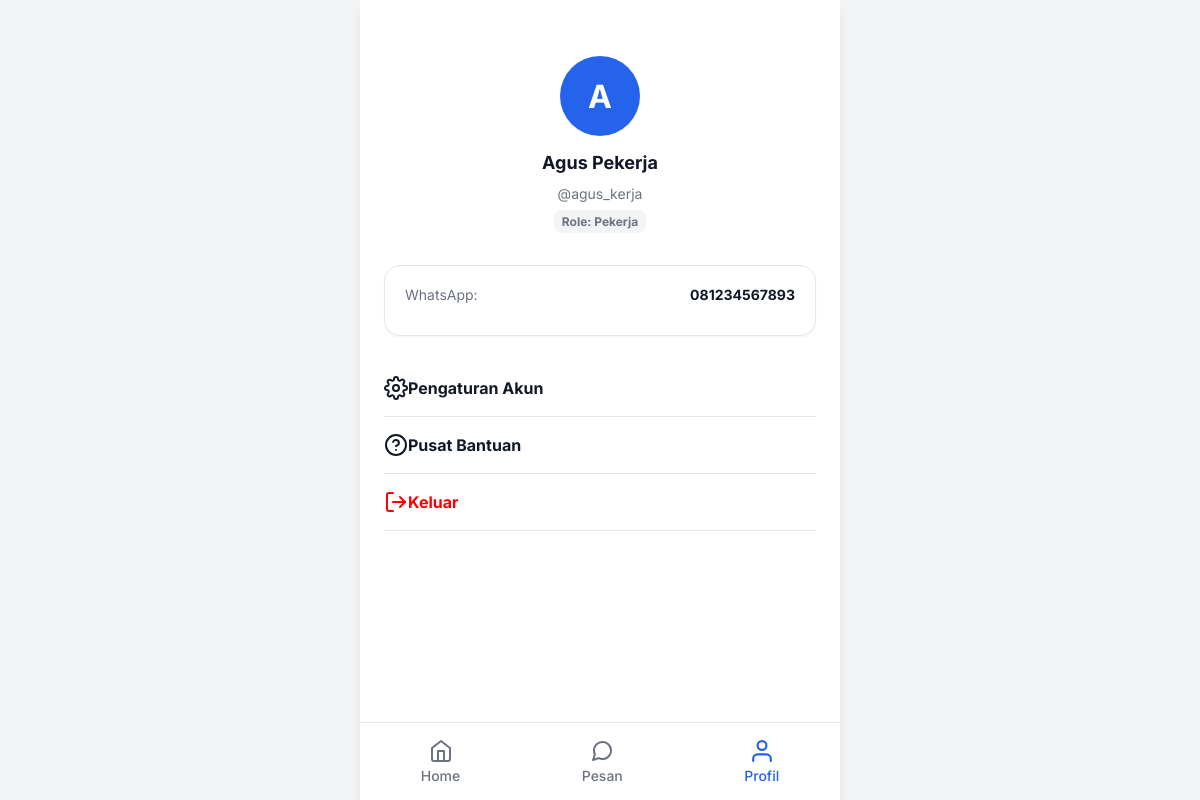
The page /profil.php (signed in) on the database its author committed.
### tables this page shows
CREATE TABLE IF NOT EXISTS users (
    id INT AUTO_INCREMENT PRIMARY KEY,
    nama VARCHAR(100) NOT NULL,
    whatsapp VARCHAR(20) NOT NULL,
    username VARCHAR(50) UNIQUE NOT NULL,
    password VARCHAR(255) NOT NULL,
    role ENUM('pelanggan', 'admin', 'desainer', 'pekerja', 'pemilik') NOT NULL DEFAULT 'pelanggan'
);

### profil.php (the view, shortened to what this page needs)
<?php
include 'koneksi.php';
$user_id = $_SESSION['user_id'];
$user_q = $conn->query("SELECT * FROM users WHERE id = $user_id");
$user = $user_q->fetch_assoc();
?>
<!DOCTYPE html>
<html lang="id">
<head>
    <link rel="stylesheet" href="style.css">
</head>
<body>
    <div class="mobile-container">
        <div class="content-area">
            <div class="profile-header">
                <div class="profile-avatar">
                    <?= strtoupper(substr($user['nama'], 0, 1)) ?>
                </div>
                <h2><?= htmlspecialchars($user['nama']) ?></h2>
                <p class="text-secondary">@<?= htmlspecialchars($user['username']) ?></p>
                <span class="status-badge" style="display:inline-block; margin-top:8px;">Role: <?= ucfirst($user['role']) ?></span>
            </div>
            <div class="card" style="margin-bottom: 24px;">
                <div class="card-row">
                    <span class="text-secondary">WhatsApp:</span>
                    <span style="font-weight: bold;"><?= htmlspecialchars($user['whatsapp']) ?></span>
                </div>
            </div>
            <ul class="menu-list">
                <li>
                    <a href="#">
                        <i data-feather="settings"></i>
                        Pengaturan Akun
                    </a>
                </li>
                <li>
                    <a href="pesan_bantuan.php">
                        <i data-feather="help-circle"></i>
                        Pusat Bantuan
                    </a>
                </li>
                <li>
                    <a href="logout.php" style="color: red;">
                        <i data-feather="log-out" style="color: red;"></i>
                        Keluar
                    </a>
                </li>
            </ul>
        </div>
        <?php include 'components/bottom_nav.php'; ?>
    </div>
</body>
</html>

### style.css (style rules this page uses)
:root { --primary-color: #2563eb; --primary-hover: #1d4ed8; --bg-color: #f3f4f6; --surface-color: #ffffff; --text-primary: #111827; --text-secondary: #6b7280; --border-color: #e5e7eb; --font-family: "Inter", Arial, sans-serif; --shadow-sm: 0 1px 2px 0 rgb(0 0 0 / 0.05); --shadow-md: 0 4px 6px -1px rgb(0 0 0 / 0.1), 0 2px 4px -2px rgb(0 0 0 / 0.1); --shadow-lg: 0 10px 15px -3px rgb(0 0 0 / 0.1), 0 4px 6px -4px rgb(0 0 0 / 0.1); }
* { box-sizing: border-box; margin: 0; padding: 0; }
body { background-color: var(--bg-color); font-family: var(--font-family); color: var(--text-primary); display: flex; justify-content: center; min-height: 100vh; -webkit-font-smoothing: antialiased; }
.mobile-container { width: 100%; max-width: 480px; background-color: var(--surface-color); min-height: 100vh; position: relative; box-shadow: var(--shadow-lg); display: flex; flex-direction: column; }
h2 { font-size: 18px; font-weight: 700; margin-bottom: 12px; color: var(--text-primary); }
p, label, span { font-size: 14px; }
.text-secondary { color: var(--text-secondary); }
.content-area { padding: 24px; flex-grow: 1; overflow-y: auto; padding-bottom: 90px; }
.card { background-color: var(--surface-color); border: 1px solid var(--border-color); border-radius: 16px; padding: 20px; margin-bottom: 16px; box-shadow: var(--shadow-sm); transition: all 0.2s ease-in-out; }
.status-badge { font-weight: 700; font-size: 12px; padding: 4px 8px; background-color: #f3f4f6; border-radius: 8px; color: var(--text-secondary); }
.card-row { display: flex; justify-content: space-between; margin-bottom: 12px; font-size: 14px; }

### profil.php (style rules this page uses)
.profile-header { text-align: center; padding: 32px 0; }
.profile-avatar { width: 80px; height: 80px; background-color: var(--primary-color); color: var(--surface-color); border-radius: 50%; display: flex; align-items: center; justify-content: center; font-size: 32px; font-weight: bold; margin: 0 auto 16px auto; }
.menu-list { list-style: none; padding: 0; margin-top: 24px; }
.menu-list li { border-bottom: 1px solid var(--border-color); }
.menu-list a { display: flex; align-items: center; padding: 16px 0; color: var(--text-primary); text-decoration: none; font-weight: bold; }

### rows shown on the page
users: nama "A", nama "Agus Pekerja", username "agus_kerja", role "Pekerja", whatsapp "081234567893"
